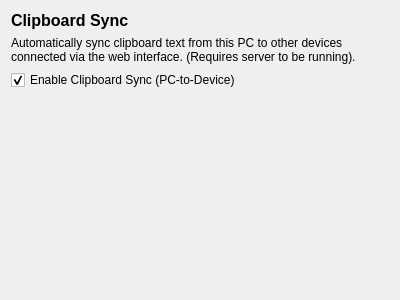
<?xml version="1.0" encoding="UTF-8"?>
<ui version="4.0">
 <class>ClipboardSyncWidget</class>
 <widget class="QWidget" name="ClipboardSyncWidget">
  <property name="geometry">
   <rect>
    <x>0</x>
    <y>0</y>
    <width>400</width>
    <height>300</height>
   </rect>
  </property>
  <property name="windowTitle">
   <string>Form</string>
  </property>
  <layout class="QVBoxLayout" name="verticalLayout">
   <item>
    <widget class="QLabel" name="titleLabel">
     <property name="font">
      <font>
       <pointsize>12</pointsize>
       <weight>75</weight>
       <bold>true</bold>
      </font>
     </property>
     <property name="text">
      <string>Clipboard Sync</string>
     </property>
    </widget>
   </item>
   <item>
    <widget class="QLabel" name="descriptionLabel">
     <property name="text">
      <string>Automatically sync clipboard text from this PC to other devices connected via the web interface. (Requires server to be running).</string>
     </property>
     <property name="wordWrap">
      <bool>true</bool>
     </property>
    </widget>
   </item>
   <item>
    <widget class="QCheckBox" name="enableClipboardSyncCheckbox">
     <property name="text">
      <string>Enable Clipboard Sync (PC-to-Device)</string>
     </property>
     <property name="checked">
      <bool>true</bool> </property>
    </widget>
   </item>
   <item>
    <spacer name="verticalSpacer">
     <property name="orientation">
      <enum>Qt::Vertical</enum>
     </property>
     <property name="sizeHint" stdset="0">
      <size>
       <width>20</width>
       <height>193</height>
      </size>
     </property>
    </spacer>
   </item>
  </layout>
 </widget>
 <resources/>
 <connections/>
</ui>
